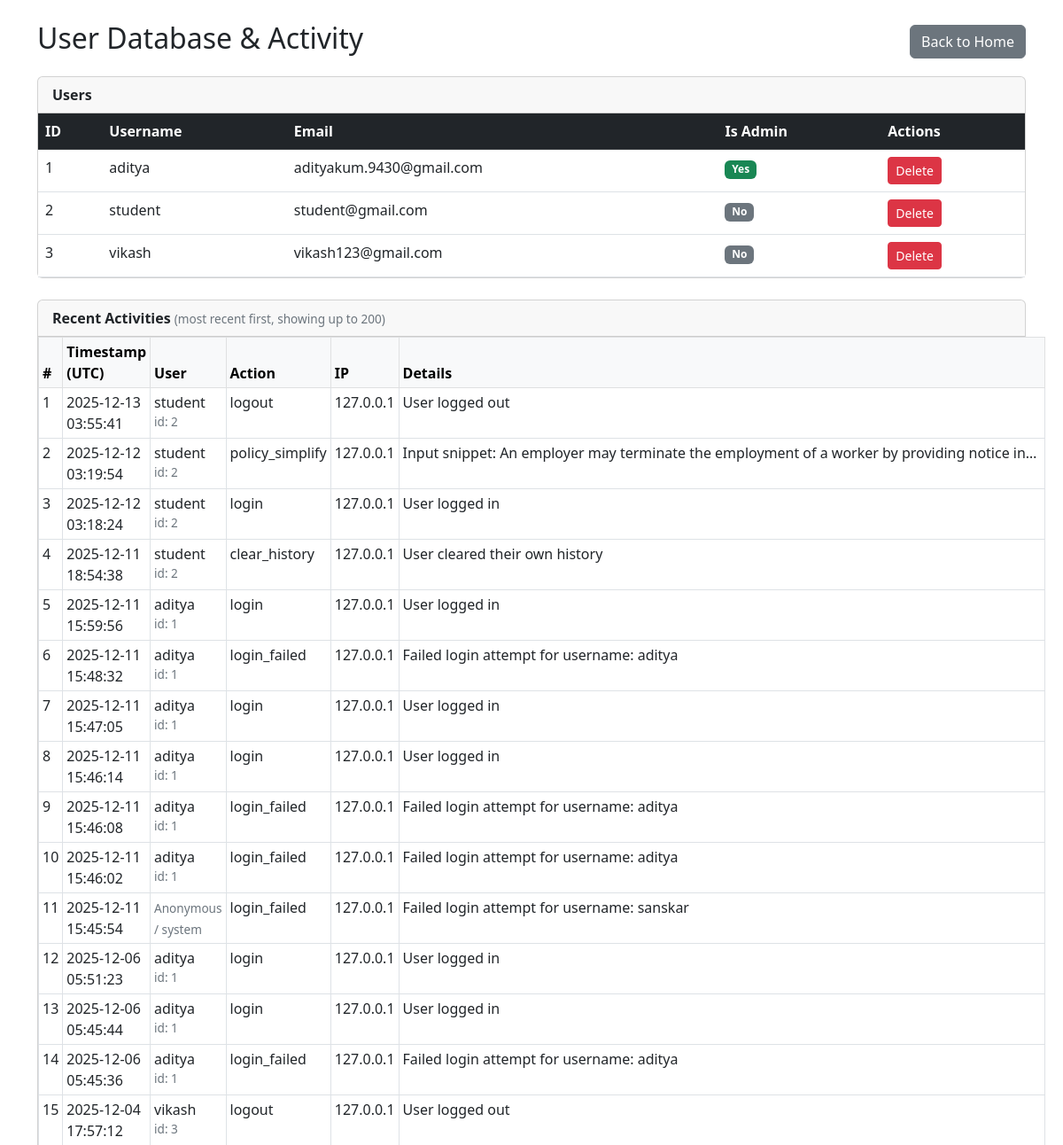
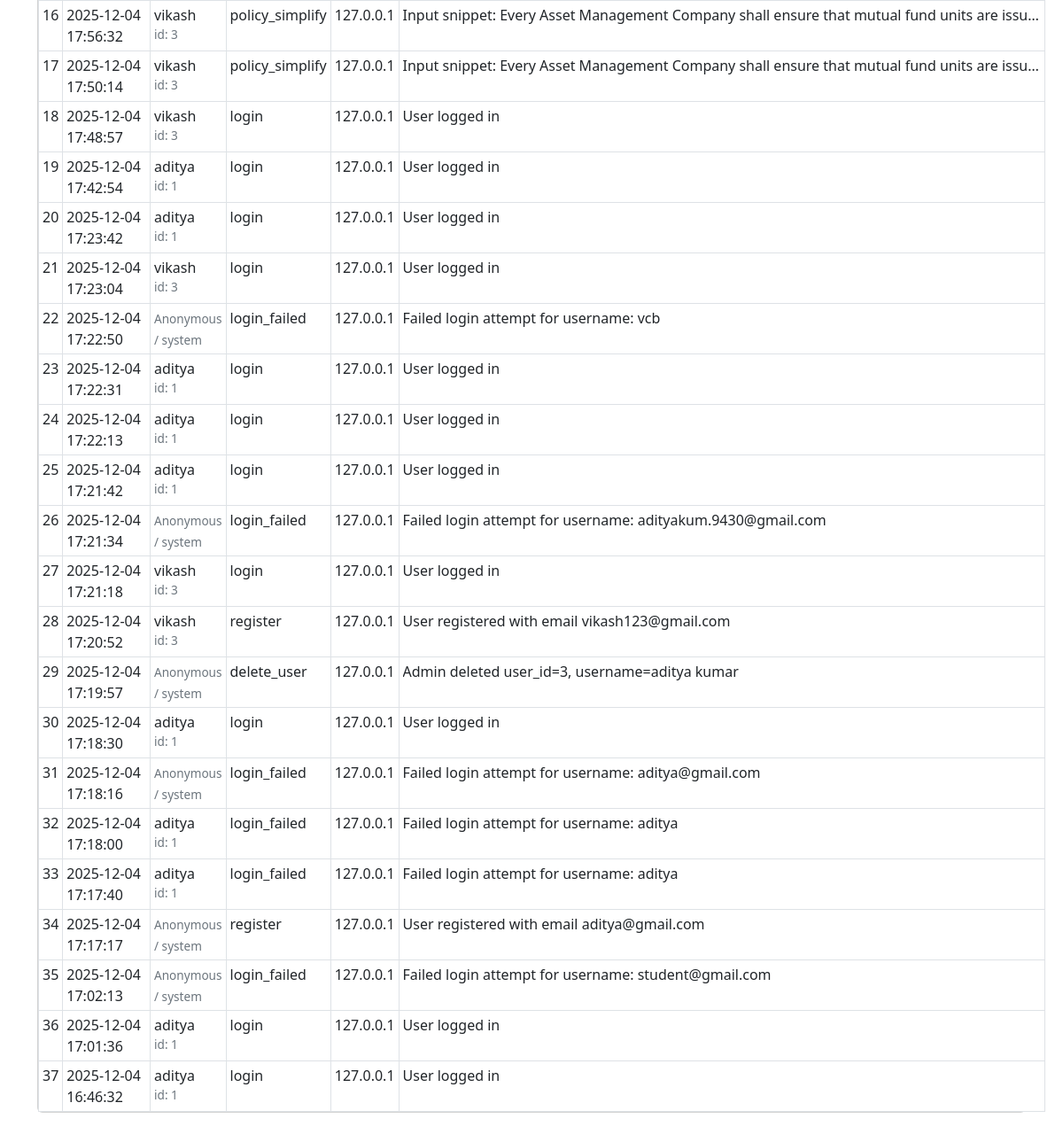
The page /admin (signed in) on the database its author committed (2 pictures, top to bottom).
### app.py (models this page shows)
class User(db.Model):
    id = db.Column(db.Integer, primary_key=True)
    username = db.Column(db.String(150), unique=True, nullable=False)
    email = db.Column(db.String(150), unique=True, nullable=False)
    password_hash = db.Column(db.String(256), nullable=False)
    reset_token = db.Column(db.String(256), nullable=True)
    is_admin = db.Column(db.Boolean, default=False)
    activities = db.relationship('Activity', backref='user', lazy='dynamic')

class Activity(db.Model):
    id = db.Column(db.Integer, primary_key=True)
    user_id = db.Column(db.Integer, db.ForeignKey('user.id'), nullable=True)
    action = db.Column(db.String(100), nullable=False)
    details = db.Column(db.Text, nullable=True)
    ip_address = db.Column(db.String(64), nullable=True)
    timestamp = db.Column(db.DateTime, default=datetime.utcnow, index=True)

### app.py (the view)
@app.route('/admin')
def admin():
    if "username" not in session or not session.get("is_admin"):
        flash("Admin access only.", "danger")
        return redirect(url_for('login'))
    users = User.query.order_by(User.id.asc()).all()
    recent_activities = Activity.query.order_by(Activity.timestamp.desc()).limit(200).all()
    return render_template("Admin.html", users=users, activities=recent_activities)

### templates/Admin.html (shortened to what this page needs)
<!DOCTYPE html>
<html lang="en">
<head>
    <link href="https://cdn.jsdelivr.net/npm/bootstrap@5.3.0-alpha3/dist/css/bootstrap.min.css" rel="stylesheet">
</head>
<body>
  <div class="container mt-4">
    <div class="d-flex justify-content-between align-items-center mb-3">
      <h2>User Database & Activity</h2>
      <a href="/" class="btn btn-secondary">Back to Home</a>
    </div>
    <div class="card mb-4">
      <div class="card-header">
        <strong>Users</strong>
      </div>
      <div class="card-body p-0">
        <table class="table table-hover mb-0">
          <thead class="table-dark">
            <tr>
              <th>ID</th>
              <th>Username</th>
              <th>Email</th>
              <th>Is Admin</th>
              <th>Actions</th>
            </tr>
          </thead>
          <tbody>
            {% for user in users %}
            <tr>
              <td>{{ user.id }}</td>
              <td>{{ user.username }}</td>
              <td>{{ user.email }}</td>
              <td>{% if user.is_admin %}<span class="badge bg-success">Yes</span>{% else %}<span class="badge bg-secondary">No</span>{% endif %}</td>
              <td>
                <form action="{{ url_for('delete_user', user_id=user.id) }}" method="post" onsubmit="return confirm('Are you sure you want to delete this user?');" style="display:inline;">
                  <button type="submit" class="btn btn-danger btn-sm">Delete</button>
                </form>
              </td>
            </tr>
            {% endfor %}
          </tbody>
        </table>
      </div>
    </div>
    <div class="card mb-4">
      <div class="card-header">
        <strong>Recent Activities</strong>
        <span class="small-muted"> (most recent first, showing up to 200)</span>
      </div>
      <div class="card-body p-0">
        <table class="table table-sm table-bordered mb-0">
          <thead class="table-light">
            <tr>
              <th>#</th>
              <th>Timestamp (UTC)</th>
              <th>User</th>
              <th>Action</th>
              <th>IP</th>
              <th>Details</th>
            </tr>
          </thead>
          <tbody>
            {% for act in activities %}
            <tr>
              <td>{{ loop.index }}</td>
              <td>{{ act.timestamp.strftime('%Y-%m-%d %H:%M:%S') if act.timestamp else '' }}</td>
              <td>
                {% if act.user %}
                  {{ act.user.username }} <div class="small-muted">id: {{ act.user.id }}</div>
                {% else %}
                  <span class="small-muted">Anonymous / system</span>
                {% endif %}
              </td>
              <td>{{ act.action }}</td>
              <td>{{ act.ip_address or '-' }}</td>
              <td class="activity-details">
                <div class="truncate" title="{{ act.details }}">{{ act.details or '-' }}</div>
              </td>
            </tr>
            {% endfor %}
          </tbody>
        </table>
      </div>
    </div>
  </div>
</body>
</html>

### templates/Admin.html (style rules this page uses)
.small-muted { font-size: 0.85rem; color: #6c757d; }
.truncate { max-width: 45rem; white-space: nowrap; overflow: hidden; text-overflow: ellipsis; }
.activity-details { max-width: 60rem; word-wrap: break-word; }

### rows shown on the page
User: id "1", username "aditya", email "adityakum.9430@gmail.com", is_admin "Yes"
User: id "2", username "student", email "student@gmail.com", is_admin "No"
User: id "3", username "vikash", email "vikash123@gmail.com", is_admin "No"
Activity: timestamp "2025-12-13 03:55:41", user.username "student", user.id "2", action "logout", ip_address "127.0.0.1", details "User logged out"
Activity: timestamp "2025-12-12 03:19:54", user.username "student", user.id "2", action "policy_simplify", ip_address "127.0.0.1", details "Input snippet: An employer may terminate the employment of a worker by providing notice in…"
Activity: timestamp "2025-12-12 03:18:24", user.username "student", user.id "2", action "login", ip_address "127.0.0.1", details "User logged in"
Activity: timestamp "2025-12-11 18:54:38", user.username "student", user.id "2", action "clear_history", ip_address "127.0.0.1", details "User cleared their own history"
Activity: timestamp "2025-12-11 15:59:56", user.username "aditya", user.id "1", action "login", ip_address "127.0.0.1", details "User logged in"
Activity: timestamp "2025-12-11 15:48:32", user.username "aditya", user.id "1", action "login_failed", ip_address "127.0.0.1", details "Failed login attempt for username: aditya"
Activity: timestamp "2025-12-11 15:47:05", user.username "aditya", user.id "1", action "login", ip_address "127.0.0.1", details "User logged in"
Activity: timestamp "2025-12-11 15:46:14", user.username "aditya", user.id "1", action "login", ip_address "127.0.0.1", details "User logged in"
Activity: timestamp "2025-12-11 15:46:08", user.username "aditya", user.id "1", action "login_failed", ip_address "127.0.0.1", details "Failed login attempt for username: aditya"
Activity: timestamp "2025-12-11 15:46:02", user.username "aditya", user.id "1", action "login_failed", ip_address "127.0.0.1", details "Failed login attempt for username: aditya"
Activity: timestamp "2025-12-11 15:45:54", shows "Anonymous / system", action "login_failed", ip_address "127.0.0.1", details "Failed login attempt for username: sanskar"
Activity: timestamp "2025-12-06 05:51:23", user.username "aditya", user.id "1", action "login", ip_address "127.0.0.1", details "User logged in"
Activity: timestamp "2025-12-06 05:45:44", user.username "aditya", user.id "1", action "login", ip_address "127.0.0.1", details "User logged in"
Activity: timestamp "2025-12-06 05:45:36", user.username "aditya", user.id "1", action "login_failed", ip_address "127.0.0.1", details "Failed login attempt for username: aditya"
Activity: timestamp "2025-12-04 17:57:12", user.username "vikash", user.id "3", action "logout", ip_address "127.0.0.1", details "User logged out"
Activity: timestamp "2025-12-04 17:56:32", user.username "vikash", user.id "3", action "policy_simplify", ip_address "127.0.0.1", details "Input snippet: Every Asset Management Company shall ensure that mutual fund units are issu…"
Activity: timestamp "2025-12-04 17:50:14", user.username "vikash", user.id "3", action "policy_simplify", ip_address "127.0.0.1", details "Input snippet: Every Asset Management Company shall ensure that mutual fund units are issu…"
Activity: timestamp "2025-12-04 17:48:57", user.username "vikash", user.id "3", action "login", ip_address "127.0.0.1", details "User logged in"
Activity: timestamp "2025-12-04 17:42:54", user.username "aditya", user.id "1", action "login", ip_address "127.0.0.1", details "User logged in"
Activity: timestamp "2025-12-04 17:23:42", user.username "aditya", user.id "1", action "login", ip_address "127.0.0.1", details "User logged in"
Activity: timestamp "2025-12-04 17:23:04", user.username "vikash", user.id "3", action "login", ip_address "127.0.0.1", details "User logged in"
Activity: timestamp "2025-12-04 17:22:50", shows "Anonymous / system", action "login_failed", ip_address "127.0.0.1", details "Failed login attempt for username: vcb"
Activity: timestamp "2025-12-04 17:22:31", user.username "aditya", user.id "1", action "login", ip_address "127.0.0.1", details "User logged in"
Activity: timestamp "2025-12-04 17:22:13", user.username "aditya", user.id "1", action "login", ip_address "127.0.0.1", details "User logged in"
Activity: timestamp "2025-12-04 17:21:42", user.username "aditya", user.id "1", action "login", ip_address "127.0.0.1", details "User logged in"
Activity: timestamp "2025-12-04 17:21:34", shows "Anonymous / system", action "login_failed", ip_address "127.0.0.1", details "Failed login attempt for username: adityakum.9430@gmail.com"
Activity: timestamp "2025-12-04 17:21:18", user.username "vikash", user.id "3", action "login", ip_address "127.0.0.1", details "User logged in"
Activity: timestamp "2025-12-04 17:20:52", user.username "vikash", user.id "3", action "register", ip_address "127.0.0.1", details "User registered with email vikash123@gmail.com"
Activity: timestamp "2025-12-04 17:19:57", shows "Anonymous / system", action "delete_user", ip_address "127.0.0.1", details "Admin deleted user_id=3, username=aditya kumar"
Activity: timestamp "2025-12-04 17:18:30", user.username "aditya", user.id "1", action "login", ip_address "127.0.0.1", details "User logged in"
Activity: timestamp "2025-12-04 17:18:16", shows "Anonymous / system", action "login_failed", ip_address "127.0.0.1", details "Failed login attempt for username: aditya@gmail.com"
Activity: timestamp "2025-12-04 17:18:00", user.username "aditya", user.id "1", action "login_failed", ip_address "127.0.0.1", details "Failed login attempt for username: aditya"
Activity: timestamp "2025-12-04 17:17:40", user.username "aditya", user.id "1", action "login_failed", ip_address "127.0.0.1", details "Failed login attempt for username: aditya"
Activity: timestamp "2025-12-04 17:17:17", shows "Anonymous / system", action "register", ip_address "127.0.0.1", details "User registered with email aditya@gmail.com"
Activity: timestamp "2025-12-04 17:02:13", shows "Anonymous / system", action "login_failed", ip_address "127.0.0.1", details "Failed login attempt for username: student@gmail.com"
Activity: timestamp "2025-12-04 17:01:36", user.username "aditya", user.id "1", action "login", ip_address "127.0.0.1", details "User logged in"
Activity: timestamp "2025-12-04 16:46:32", user.username "aditya", user.id "1", action "login", ip_address "127.0.0.1", details "User logged in"
